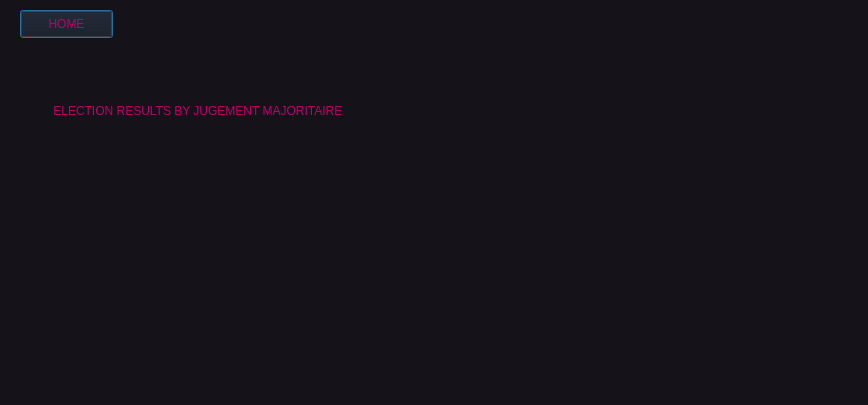
<?xml version="1.0" encoding="UTF-8"?>
<ui version="4.0">
 <class>Dialog</class>
 <widget class="QDialog" name="Dialog">
  <property name="geometry">
   <rect>
    <x>0</x>
    <y>0</y>
    <width>868</width>
    <height>405</height>
   </rect>
  </property>
  <property name="windowTitle">
   <string>Dialog</string>
  </property>
  <widget class="QWidget" name="widget" native="true">
   <property name="geometry">
    <rect>
     <x>0</x>
     <y>0</y>
     <width>1200</width>
     <height>800</height>
    </rect>
   </property>
   <property name="styleSheet">
    <string notr="true">alternate-background-color: qlineargradient(spread:pad, x1:0, y1:0, x2:1, y2:0, stop:0 rgba(0, 0, 0, 255), stop:1 rgba(255, 255, 255, 255));
background-color: rgb(255, 255, 0);
background-color: #161219</string>
   </property>
   <widget class="QLabel" name="label_2">
    <property name="geometry">
     <rect>
      <x>420</x>
      <y>270</y>
      <width>331</width>
      <height>31</height>
     </rect>
    </property>
    <property name="styleSheet">
     <string notr="true">font: 75 italic 8pt &quot;Rockwell&quot;;
color: rgb(255, 255, 255);
color: rgb(255, 255, 255);
font: 75 italic 8pt &quot;Arial Nova Cond&quot;;
gridline-color: rgb(200, 89, 189);
color: rgb(0, 0, 255);
color: rgb(170, 0, 0);
color: rgb(85, 170, 255);
color: rgb(255, 255, 0);</string>
    </property>
    <property name="text">
     <string/>
    </property>
   </widget>
   <widget class="QLabel" name="label_5">
    <property name="geometry">
     <rect>
      <x>470</x>
      <y>430</y>
      <width>221</width>
      <height>20</height>
     </rect>
    </property>
    <property name="styleSheet">
     <string notr="true">font: 12pt &quot;MS Shell Dlg 2&quot;;
color: rgb(255, 0, 0);
color: rgb(255, 0, 0);</string>
    </property>
    <property name="text">
     <string/>
    </property>
   </widget>
   <widget class="QLabel" name="label">
    <property name="geometry">
     <rect>
      <x>50</x>
      <y>90</y>
      <width>771</width>
      <height>41</height>
     </rect>
    </property>
    <property name="styleSheet">
     <string notr="true">font: 8pt &quot;Kristen ITC&quot;;
color: rgb(188, 0, 108);
font: 16pt &quot;Kristen ITC&quot;;
</string>
    </property>
    <property name="text">
     <string> ELECTION RESULTS BY JUGEMENT MAJORITAIRE</string>
    </property>
   </widget>
   <widget class="QPushButton" name="pushButton">
    <property name="geometry">
     <rect>
      <x>20</x>
      <y>10</y>
      <width>93</width>
      <height>28</height>
     </rect>
    </property>
    <property name="styleSheet">
     <string notr="true">font: 8pt &quot;Kristen ITC&quot;;
color: rgb(188, 0, 108);
font: 8pt &quot;Kristen ITC&quot;;
</string>
    </property>
    <property name="text">
     <string>HOME</string>
    </property>
   </widget>
  </widget>
 </widget>
 <resources/>
 <connections/>
</ui>
